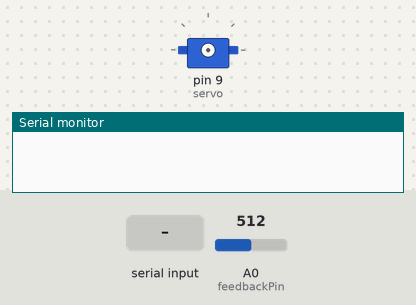
Recording of a sketch running on a simulated Arduino Uno, built with avr-gcc and run on an emulated ATmega328P. On the bench: servo, the last lines printed to the serial monitor. The test bench sets the inputs (shaded band); at power-on: A0 (feedbackPin) = 512.

Above: at 1.2 s.
1.3 s: "c90\n" received over Serial
2.8 s: "a90\n" received over Serial
4.3 s: "c,45\n" received over Serial
At 5.4 s:
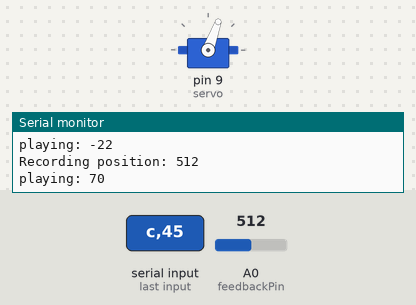
5.8 s: "b90\n" received over Serial
7.3 s: "d90\n" received over Serial
At 12.7 s:
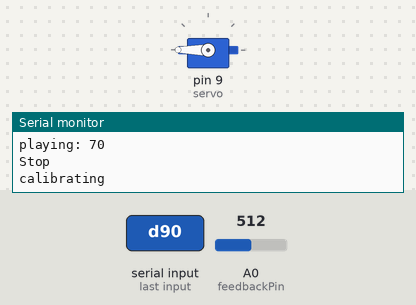
Timing chart, 0 to 13.8 s (numbered marks = the images above; inputs shaded):
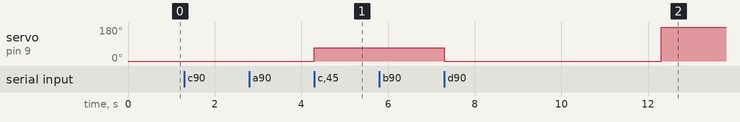

Measured:
- after the input at 4.3 s, servo on pin 9 (servo): 0° → 70° at once
- after the input at 7.3 s, servo on pin 9 (servo): 70° → 0° at once, → 180° 5.0 s later

The sketch:

Servo_feedback.ino
```cpp
// (licence header left out)
#include <Servo.h>

Servo servo;

int angle = 90;
int position = 90;
int feedbackPin = 0;
int val = 0;
int calVal[] = {191, 1011};  // initial cal values
int calStartPos = 0;
int final = 90;

#define NUMREADINGS 10      // Number of readings to take for smoothing


int readings[NUMREADINGS];                // the readings from the analog input
int index = 0;                            // the index of the current reading
int total = 0;                            // the running total
int average = 0;                          // the average

void setup()
{
  Serial.begin(9600);
  //analogReference(EXTERNAL);   // Use the external analog reference
}

void loop()
{
 static int v = 0;
  position = analogRead(feedbackPin);
  position = smooth(position);

  if ( Serial.available()) {
    char ch = Serial.read();

    switch(ch) {
      case '0'...'9':
        v = v * 10 + ch - '0';
        break;

      case 'a':   //  record the position of the pot
        servo.detach();
        Serial.print("Recording position: ");
        Serial.println(position);
        final = position;
        v = 0;
        break;

      case 'b':  //  stop playing
        Serial.println("Stop");
        servo.detach();
        v = 0;
        break;

      case 'c':   // play
        angle = map(final, calVal[0], calVal[1], 0, 180);
        Serial.print("playing: ");
        Serial.println(angle);
        servo.attach(9);
        servo.write(angle);
        v = 0;
        break;


      case 'd' :  // calibrate
        Serial.println("calibrating");
        servo.attach(9);
        //servo.write(1);
        servo.writeMicroseconds(500);
        delay(5000);  // wait 5 seconds for servo to reach the position
        calVal[0] = analogRead(feedbackPin);
        //servo.write(180);
        servo.writeMicroseconds(3000);
        delay(5000);
        calVal[1] = analogRead(feedbackPin);
        Serial.print("Cal values: ");
        Serial.print(calVal[0]);
        Serial.print(",");
        Serial.println(calVal[1]);
        v = 0 ;
        break;

      case 'e': // move to mid-point
        Serial.println("Moving");
        angle = map(90, calVal[0], calVal[1], 700, 2300);
        Serial.println(angle);
        servo.attach(9);
        servo.writeMicroseconds(angle);
        v = 0;
        break;
    }
  }
}

int smooth(int data) {
    total -= readings[index];               // subtract the last reading
    readings[index] = analogRead(feedbackPin); // read from the sensor
    total += readings[index];               // add the reading to the total
    index = (index + 1);                    // advance to the next index

    if (index >= NUMREADINGS)               // if we're at the end of the array...
    index = 0;                            // ...wrap around to the beginning

    val = total / NUMREADINGS;          // calculate the average
    return val;
}
```
